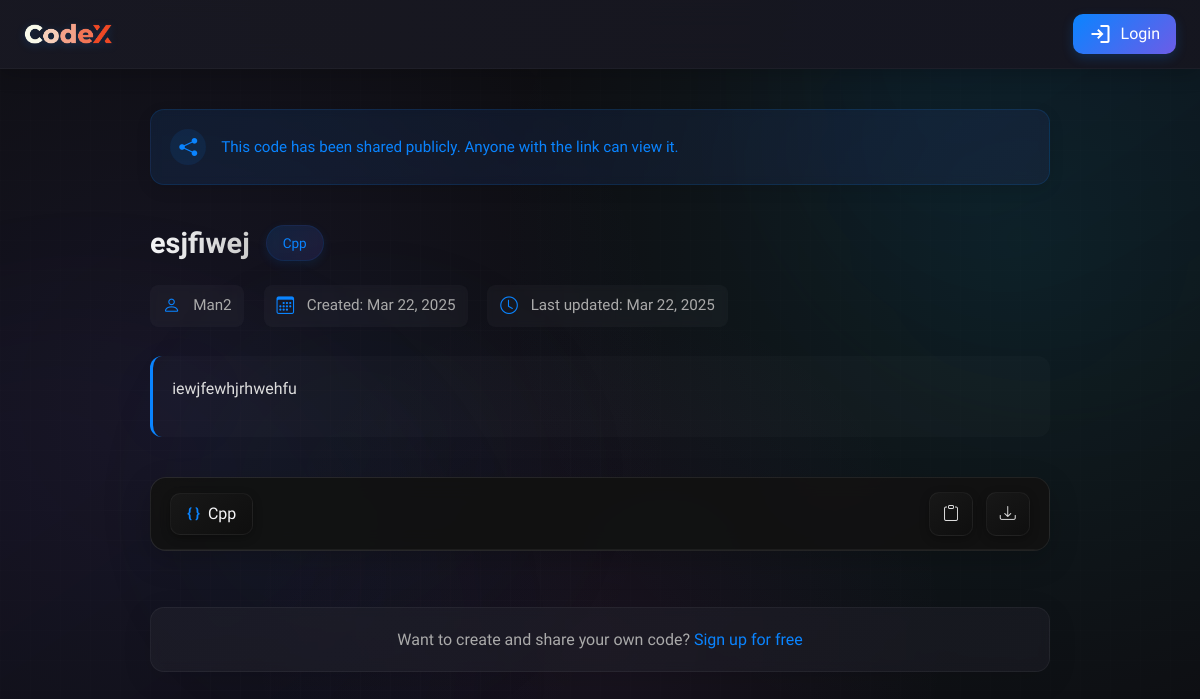
The app's page /core/shared-code/2/ with its own data.
### core/models.py (models this page shows, shortened)
class CodeSnippet(models.Model):
    title = models.CharField(max_length=100)
    description = models.TextField(blank=True, null=True)
    language = models.CharField(max_length=20, choices=LANGUAGE_CHOICES)
    owner = models.ForeignKey(User, on_delete=models.CASCADE, related_name='snippets')
    code_content = models.TextField()
    user_input = models.TextField(
        blank=True,
        null=True,
        help_text="Input provided by the user for code execution"
    )
    requirements = models.TextField(
        blank=True,
        null=True,
        help_text="Additional requirements or specifications for the code"
    )
    created_at = models.DateTimeField(auto_now_add=True)
    updated_at = models.DateTimeField(auto_now=True)

### core/views.py (the view)
# urls.py: path('shared-code/<int:pk>/', views.shared_code, name='shared_code'),
def shared_code(request, pk):
    snippet = get_object_or_404(CodeSnippet, pk=pk)
    return render(request, 'shared_code.html', {'snippet': snippet})

### templates/shared_code.html (shortened to what this page needs)
{% extends 'base.html' %}
{% load static %}
{% block extra_css %}
    <link rel="stylesheet" href="https://cdn.jsdelivr.net/npm/bootstrap-icons@1.11.0/font/bootstrap-icons.css">
    <link rel="stylesheet" href="https://cdnjs.cloudflare.com/ajax/libs/codemirror/5.65.2/codemirror.min.css">
    <link rel="stylesheet" href="https://cdnjs.cloudflare.com/ajax/libs/codemirror/5.65.2/theme/dracula.min.css">
    <link rel="stylesheet" href="{% static 'css/shared_code.css' %}">
{% endblock %}
{% block background_elements %}
    <div class="bg-element bg-element-1"></div>
{% endblock %}
{% block header %}
    <header class="header">
        <div class="logo-section">
            <img src="{% static 'codexc.png'%}" alt="CodeX Logo"/>
        </div>
        <a href="{% url 'login_page' %}" class="login-btn">
            <span class="material-symbols-outlined">login</span> Login
        </a>
    </header>
{% endblock %}
{% block content %}
    <div class="main-content">
        <div class="container-fluid">
            <div class="row">
                <div class="col-12">
                    <div class="shared-banner">
                        <i class="bi bi-share-fill"></i>
                        <div class="shared-info">
                            This code has been shared publicly. Anyone with the link can view it.
                        </div>
                    </div>
                    <div class="code-info">
                        <div class="code-title">
                            <h2>{{ snippet.title }}</h2>
                            <span class="language-badge">{{ snippet.language|capfirst }}</span>
                        </div>
                        <div class="code-meta">
                            <div class="meta-item">
                                <i class="bi bi-person"></i>
                                <span>{{ snippet.owner.username }}</span>
                            </div>
                            <div class="meta-item">
                                <i class="bi bi-calendar3"></i>
                                <span>Created: {{ snippet.created_at|date:"M d, Y" }}</span>
                            </div>
                            <div class="meta-item">
                                <i class="bi bi-clock"></i>
                                <span>Last updated: {{ snippet.updated_at|date:"M d, Y" }}</span>
                            </div>
                        </div>
                        {% if snippet.description %}
                            <div class="code-description">
                                <p>{{ snippet.description }}</p>
                            </div>
                        {% endif %}
                    </div>
                    <div class="code-container">
                        <div class="code-header">
                            <div class="language-name">
                                <span class="language-icon">{ }</span>
                                {{ snippet.language|capfirst }}
                            </div>
                            <div class="code-actions">
                                <button class="btn-icon tooltip-container" id="copy-code">
                                    <i class="bi bi-clipboard"></i>
                                </button>
                                <button class="btn-icon tooltip-container" id="download-code">
                                    <i class="bi bi-download"></i>
                                </button>
                            </div>
                        </div>
                    </div>
                </div>
            </div>
            <div class="row">
                <div class="col-12">
                    <div class="signup-prompt">
                        <p>Want to create and share your own code? <a href="{% url 'register' %}">Sign up for free</a></p>
                    </div>
                </div>
            </div>
        </div>
    </div>
{% endblock %}

### records on screen
CodeSnippet: title "esjfiwej", language "Cpp", owner.username "Man2", created_at "Mar 22, 2025", updated_at "Mar 22, 2025", description "iewjfewhjrhwehfu"
